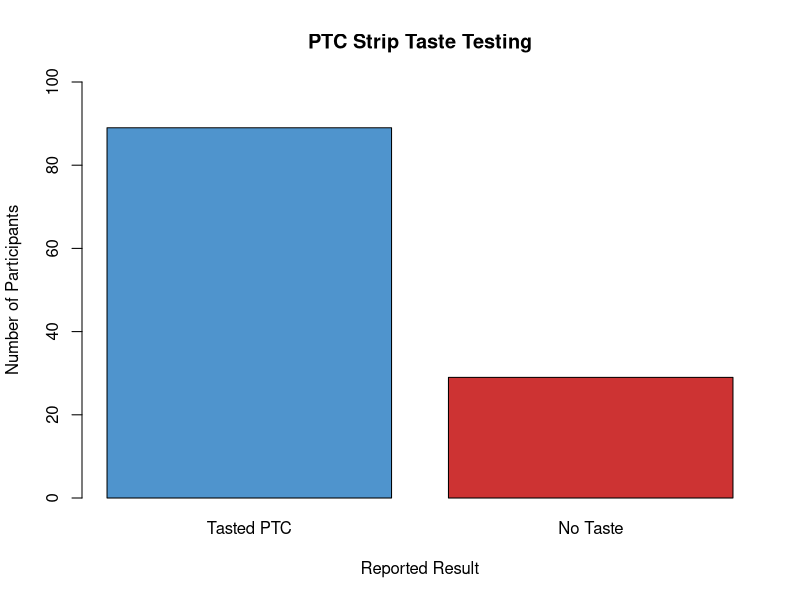

The R source for this figure: (Note: this script raises an error after producing the figure.)
## ---- chunk 1
mytable <- c(`Tasted PTC` = 89, `No Taste` = 29)

barplot(mytable, 
        col = c("steelblue3", "brown3"),
        main = "PTC Strip Taste Testing",
        xlab = "Reported Result",
        ylab = "Number of Participants",
        ylim = c(0,100))
## ---- chunk 2
# This chunk reads in the function to do a one-proportion t-test.
## ---- chunk 3
one_prop_test(x = 89, n = 118, p = 0.70, alternative = "two.sided")
## ---- chunk 4
one_prop_test(x = 19, n = 40, p = 0.60, alternative = "less")
## ---- chunk 5
mytable <- c(`Good Health` = 19, `Poor Health` = 21)
barplot(mytable, 
        col = c("steelblue3","darkolivegreen4"),
        main = "Health of Macroinvertebrates near Bozeman, MT",
        ylab = "Number of Macroinvertebrates")
## ---- chunk 6
barplot(c(249, 428-249), 
        names = c("Cheated at Some Point", "Always Honest"),
        col = c("tan3","steelblue3"), 
        ylab = "Number of Students",
        main = "Honesty of Medical Students")
## ---- chunk 7
one_prop_test(x = 89, n = 118, conf.level = 0.95)
## ---- chunk 8
one_prop_test(x = 114, n = 2426, conf.level = 0.99)
